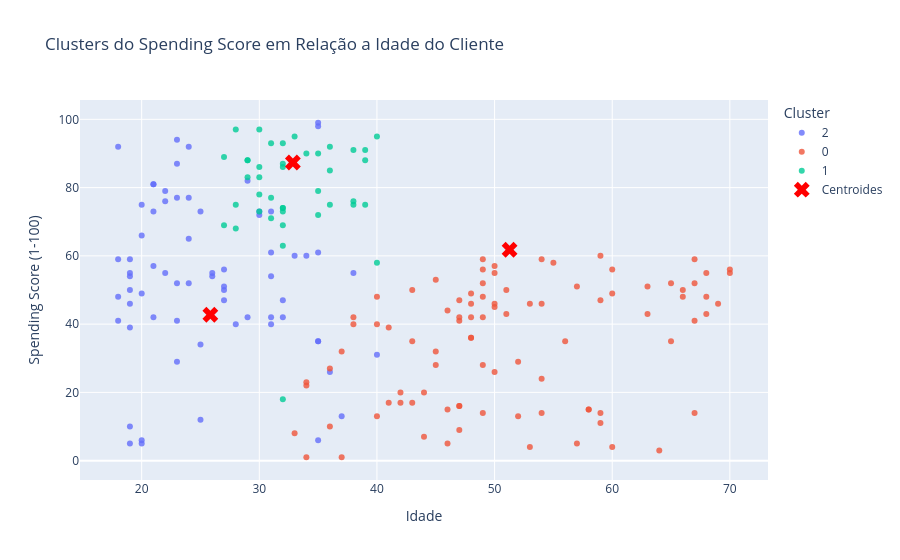

Write notebook code for a chart like this one.
### Markdown cell above
- Gráfico 1 (Age x Spending Score)

### Code cell
# Plotando os pontos do gráfico

fig = px.scatter(
    df_clusters, x='Age', y='Spending_Score', 
    color='cluster',
    color_continuous_scale='viridis',
    opacity=0.8,
    title='Clusters do Spending Score em Relação a Idade do Cliente'
)

# Adicionando os centroides

fig.add_scatter(
    x=centroides_originais[:, 0], y=centroides_originais[:, 1],
    mode='markers',
    marker=dict(color='red', symbol='x', size=14),
    name="Centroides"
)

fig.update_layout(
    xaxis_title='Idade', yaxis_title='Spending Score (1-100)',
    legend_title='Cluster'
)

### Figure 1 — Plotly figure (JSON) as saved in the notebook; plotly's stock layout.template omitted (floating-point values rounded to 4 significant figures)
{"data": [{"hovertemplate": "cluster=2<br>Age=%{x}<br>Spending_Score=%{y}<extra></extra>", "legendgroup": "2", "marker": {"color": "#636efa", "opacity": 0.8, "symbol": "circle"}, "mode": "markers", "name": "2", "orientation": "v", "showlegend": true, "type": "scatter", "x": [19, 21, 20, 23, 31, 22, 35, 23, 30, 35, 24, 37, 22, 35, 20, 35, 35, 25, 31, 29, 35, 40, 23, 21, 18, 21, 30, 36, 20, 24, 31, 24, 27, 29, 31, 33, 31, 27, 19, 18, 19, 32, 26, 23, 38, 21, 22, 34, 18, 32, 24, 27, 20, 23, 26, 21, 19, 19, 18, 19, 27, 23, 25, 20, 19, 28, 25, 19], "xaxis": "x", "y": [39, 81, 6, 77, 40, 76, 6, 94, 72, 99, 77, 13, 79, 35, 66, 98, 35, 73, 73, 82, 61, 31, 87, 73, 92, 81, 73, 26, 75, 92, 61, 65, 47, 42, 42, 60, 54, 51, 55, 59, 59, 47, 54, 52, 55, 57, 55, 60, 41, 42, 52, 50, 49, 41, 55, 42, 54, 46, 48, 50, 56, 29, 34, 5, 10, 40, 12, 5], "yaxis": "y"}, {"hovertemplate": "cluster=0<br>Age=%{x}<br>Spending_Score=%{y}<extra></extra>", "legendgroup": "0", "marker": {"color": "#EF553B", "opacity": 0.8, "symbol": "circle"}, "mode": "markers", "name": "0", "orientation": "v", "showlegend": true, "type": "scatter", "x": [64, 67, 58, 52, 46, 54, 45, 60, 53, 49, 42, 65, 48, 49, 50, 49, 59, 50, 47, 51, 69, 53, 70, 67, 54, 63, 43, 68, 70, 47, 60, 60, 59, 45, 40, 49, 57, 67, 46, 48, 55, 50, 68, 48, 40, 47, 48, 49, 67, 49, 66, 54, 68, 66, 65, 38, 63, 49, 51, 50, 38, 43, 59, 47, 44, 57, 48, 34, 43, 44, 47, 37, 34, 56, 50, 42, 36, 40, 36, 52, 58, 59, 37, 46, 41, 54, 41, 34, 33, 47, 45], "xaxis": "x", "y": [3, 14, 15, 29, 5, 14, 32, 4, 4, 14, 17, 35, 36, 28, 55, 52, 60, 45, 41, 50, 46, 46, 56, 52, 59, 51, 50, 48, 55, 42, 49, 56, 47, 53, 48, 42, 51, 41, 44, 46, 58, 46, 55, 49, 40, 47, 42, 48, 59, 56, 50, 46, 43, 48, 52, 42, 43, 59, 43, 57, 40, 35, 11, 9, 7, 5, 36, 22, 17, 20, 16, 1, 1, 35, 26, 20, 27, 13, 10, 13, 15, 14, 32, 15, 39, 24, 17, 23, 8, 16, 28], "yaxis": "y"}, {"hovertemplate": "cluster=1<br>Age=%{x}<br>Spending_Score=%{y}<extra></extra>", "legendgroup": "1", "marker": {"color": "#00cc96", "opacity": 0.8, "symbol": "circle"}, "mode": "markers", "name": "1", "orientation": "v", "showlegend": true, "type": "scatter", "x": [40, 39, 31, 40, 38, 39, 31, 29, 32, 35, 32, 32, 28, 32, 34, 39, 38, 27, 30, 30, 29, 31, 36, 33, 32, 28, 36, 30, 27, 35, 32, 29, 30, 28, 36, 32, 38, 35, 32, 32, 30], "xaxis": "x", "y": [58, 91, 77, 95, 75, 75, 71, 88, 73, 72, 93, 87, 97, 74, 90, 88, 76, 89, 78, 73, 83, 93, 75, 95, 63, 75, 92, 86, 69, 90, 86, 88, 97, 68, 85, 69, 91, 79, 74, 18, 83], "yaxis": "y"}, {"marker": {"color": "red", "size": 14, "symbol": "x"}, "mode": "markers", "name": "Centroides", "type": "scatter", "x": [51.27, 32.85, 25.84], "y": [61.8, 87.34, 42.75]}], "layout": {"legend": {"title": {"text": "Cluster"}, "tracegroupgap": 0}, "title": {"text": "Clusters do Spending Score em Relação a Idade do Cliente"}, "xaxis": {"anchor": "y", "domain": [0, 1], "title": {"text": "Idade"}}, "yaxis": {"anchor": "x", "domain": [0, 1], "title": {"text": "Spending Score (1-100)"}}}}
